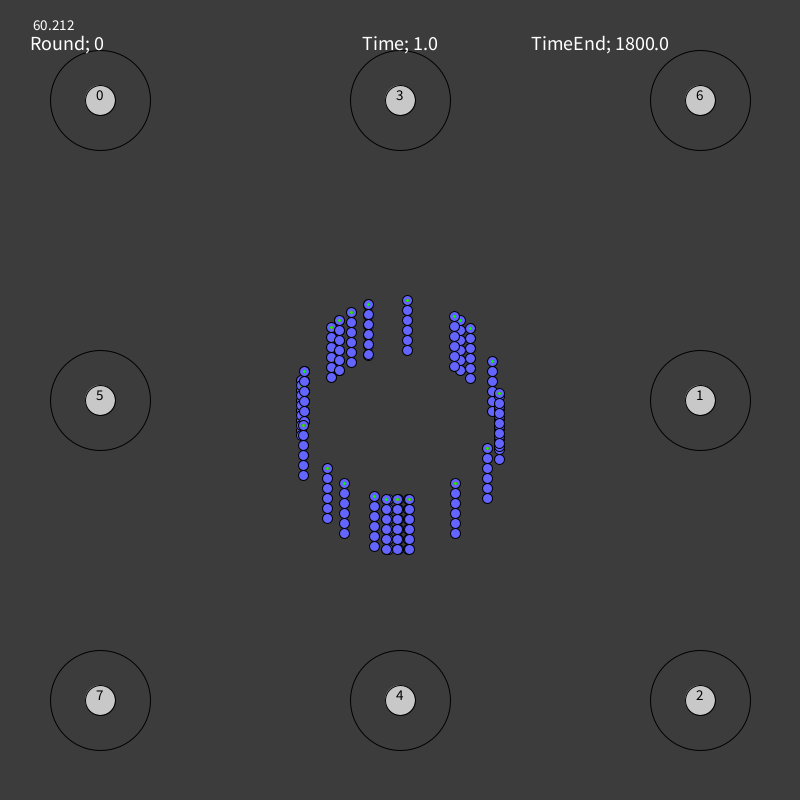
Frame 1 (no input)
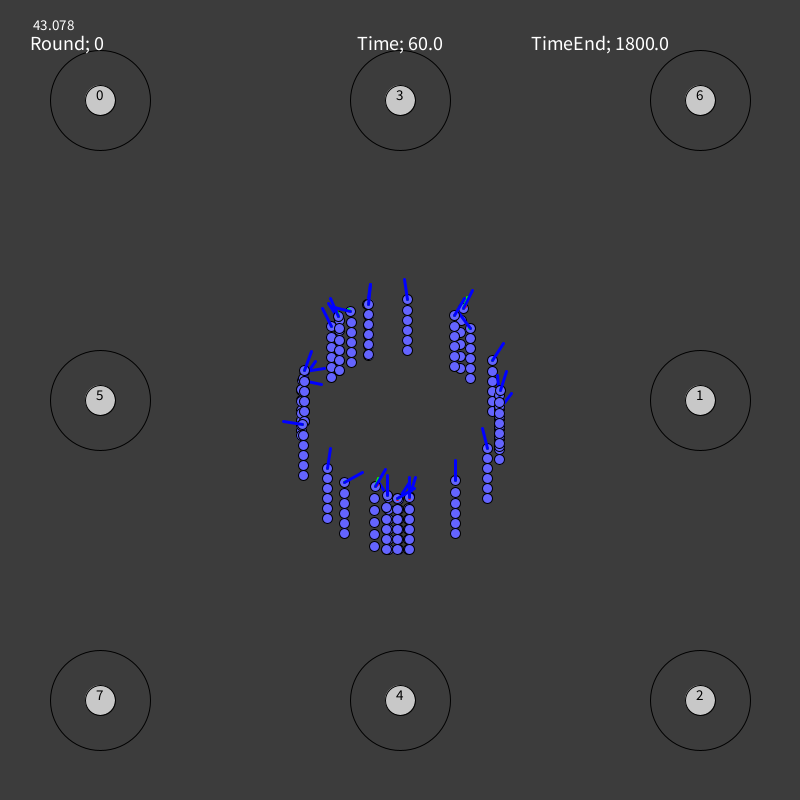
Frame 60 (the mouse pressed at the canvas centre just before this capture)
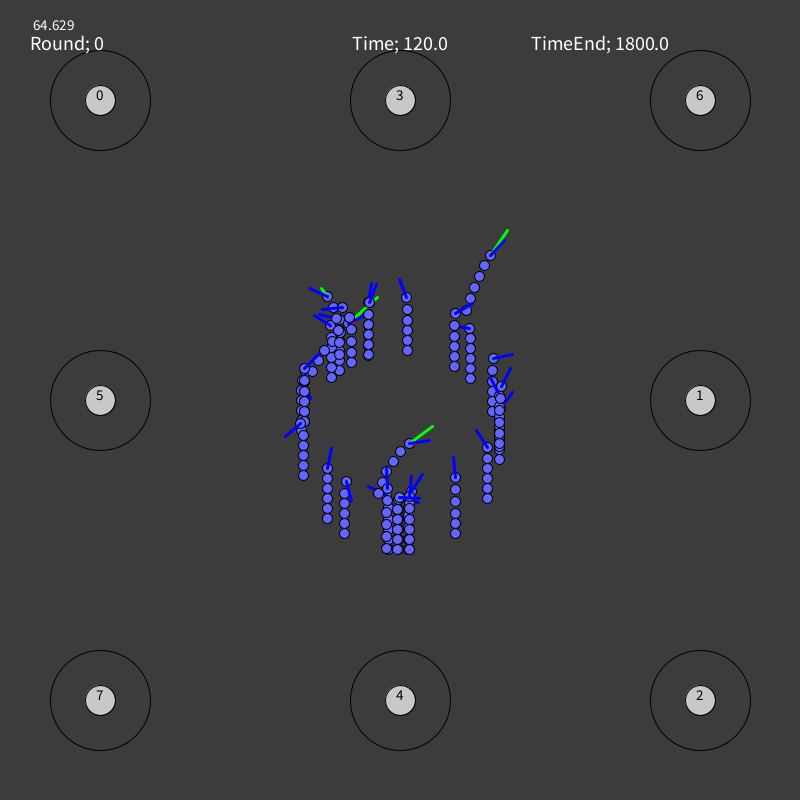
Frame 120 (the mouse held since frame 60 and released just before this capture)

The Processing sketch that drew these frames (run headless with seeded random() and noise(); from frame 60 on, the mouse is pressed at the canvas centre):

// Processing sketch: evoWormCombo
// ── evoWormCombo.pde
/*
.Change number of networks who multiply
.Change randomness added to networks (maytbe based off of score)
.Change threshold for networks doing cetain actions (probably fine at 0 tho -> just teach the network to make unnecessary actions -ve)
.Change number of networks present
*/

ArrayList<ArrayList<node>> standardNetwork = new ArrayList<ArrayList<node>>();
ArrayList<Integer> stdNetDim = new ArrayList<Integer>();
int nEntity = 30;

ArrayList<body> bodies = new ArrayList<body>();
int roundNum = 0;
map cMap;

float maxTime = 30.0*60.0;  //Number of frames each round runs for
float curTime = 0;         //Current time in the round

boolean showNet = false;
boolean reduceVis = false;

//Important Parameters
//pass

void setup(){
    size(800,800);//fullScreen();

    frameRate(600);

    setStandardNetwork();
    createNewMap(10, 100.0);
    createNewBody(standardNetwork, nEntity, 1.0, true);
}
void draw(){
    background(60,60,60);
    updateTime();
    updateMap();
    updateBodies();
    showNetworks(1.0);

    checkRoundEnd();

    bodies.get(0).cNetwork.bugFixVals();
    overlay();
    //println(standardNetwork.get(0).get(0).weights);
    //println("---");
}
void keyPressed(){
    if(key == '1'){
        showNet = !showNet;
    }
    if(key == '2'){
        reduceVis = !reduceVis;
    }
    if(key == 'a'){
        if(bodies.get(0).tLeft == false){
            bodies.get(0).tLeft = !bodies.get(0).tLeft;
        }
    }
    if(key == 'd'){
        if(bodies.get(0).tRight == false){
            bodies.get(0).tRight = !bodies.get(0).tRight;
        }
    }
    if(key == 'w'){
        if(bodies.get(0).throttle == false){
            bodies.get(0).throttle = !bodies.get(0).throttle;
        }
    }
    if(key == 's'){
        if(bodies.get(0).brake == false){
            bodies.get(0).brake = !bodies.get(0).brake;
        }
    }
    if(key == '1'){
        //bodies.get(0).reverse = !bodies.get(0).reverse; 
    }
}
void keyReleased(){
    if(key == 'a'){
        bodies.get(0).tLeft = !bodies.get(0).tLeft;
    }
    if(key == 'd'){
        bodies.get(0).tRight = !bodies.get(0).tRight;
    }
    if(key == 'w'){
        bodies.get(0).throttle = !bodies.get(0).throttle;
    }
    if(key == 's'){
        bodies.get(0).brake = !bodies.get(0).brake;
    }
}

void overlay(){
    pushStyle();
    textAlign(LEFT);
    textSize(15);
    fill(255);
    //FrameRate
    text(frameRate, 30,30);
    //Round number
    textSize(20);
    text("Round; "+roundNum, 30,50);
    textAlign(CENTER);
    //Current time
    text("Time; "+curTime, width/2.0,50);
    //Max time
    text("TimeEnd; "+maxTime, width/2.0 +width/4.0,50);
    popStyle();
}
void updateMap(){
    calcMap();
    drawMap();
}
void drawMap(){
    cMap.display();
}
void calcMap(){
    cMap.checkFlagCollision();
}
void updateBodies(){
    calcBodies();
    drawBodies();
}
void calcBodies(){
    for(int i=0; i<bodies.size(); i++){
        bodies.get(i).calcState();
        bodies.get(i).updateForce();
        bodies.get(i).updateAcc();
        bodies.get(i).updateVel();
        bodies.get(i).updatePos();
        bodies.get(i).updateControls();
    }
}
void drawBodies(){
    for(int i=0; i<bodies.size(); i++){
        bodies.get(i).display();
    }
}

class body{
    ArrayList<bodySegment> segments = new ArrayList<bodySegment>();

    network cNetwork;
    float score = 0;
    ArrayList<Float> inputs = new ArrayList<Float>();

    int cFlag   = 0;        //Current flag it is personally on
    float nTime = maxTime;  //Time course is finished in (defaulted to max time, changed if finish in less)
    boolean finished = false;

    boolean tLeft   = false;
    boolean tRight  = false;
    boolean throttle= false;
    boolean brake   = false;
    boolean reverse = false;

    PVector oPos;
    PVector vel     = new PVector(0,0);
    PVector acc     = new PVector(0,0);
    PVector force   = new PVector(0,0);
    PVector dir     = new PVector(0,-1);

    float wMaxAng   = PI/3.0;       //Max wheel angle
    float wCurAng   = 0.0;          //Current wheel angle
    float wTurnRate = PI/160.0;     //Rate at which wheels can turn

    float eMaxForce = 50;           //Max force engine can produce
    float eCurForce = 0.0;          //Current force engine is producing
    float eIncRate  = 1.0;          //Rate at which engine force increases

    float frCoeff       = 1.0;
    float brakeCoeff    = 10.0;

    float m;
    float l;
    float n;
    float r;
    float spd = 0;

    body(PVector originPos, float mass, float length, int segNumber){
        oPos = originPos;
        m = mass;
        l = length;
        n = segNumber;
        r = 1.2*(l/n);
        createSegments();
        updateOpos();
        setInputs();
    }

    void display(){
        if(reduceVis){
            segments.get(0).display();
        }
        else{
            displaySegments();
            displayParameters();
        }
    }
    void calcState(){
        tLeft   = false;
        tRight  = false;
        throttle= false;
        brake   = false;
        reverse = false;    //Disabled in current version, bugs out weirdly
        //##### NETWORK CONTROLS FROM HERE ######
        /*
        //LIST METHOD
        //-----------
        ArrayList<Integer> action = cNetwork.runNetwork(inputs);
        for(int i=0; i<action.size(); i++){
            if(action.get(i) == 0){
                tLeft = true;}
            if(action.get(i) == 1){
                tRight = true;}
            if(action.get(i) == 2){
                throttle = true;}
            if(action.get(i) == 3){
                brake = true;}
            //if(4){
            //    reverse = true;}
        }
        */
        //PROBABILITY METHOD
        //------------------
        int action = cNetwork.runNetwork(inputs);
        if(action == 0){
            tLeft = true;}
        if(action == 1){
            tRight = true;}
        if(action == 2){
            throttle = true;}
        if(action == 3){
            brake = true;}
        //if(4){
        //    reverse = true;}
        //println("Action -> ", action);
    }
    void displaySegments(){
        for(int i=0; i<segments.size(); i++){
            segments.get(i).display();
        }
    }
    void displayParameters(){
        pushStyle();
        strokeWeight(3);
        //Acceleration direction
        stroke(255,0,0);
        line(oPos.x, oPos.y, oPos.x+200.0*acc.x, oPos.y+200.0*acc.y);
        //Velocity direction
        stroke(0,255,0);
        line(oPos.x, oPos.y, oPos.x+20.0*vel.x, oPos.y+20.0*vel.y);
        //Wheel direction
        stroke(0,0,255);
        if(spd != 0){
        line(oPos.x, oPos.y, oPos.x +20.0*((vel.x)*cos(wCurAng)-(vel.y)*sin(wCurAng))/spd, oPos.y +20.0*((vel.x)*sin(wCurAng)+(vel.y)*cos(wCurAng))/spd);}
        popStyle();
    }
    void setInputs(){
        /*
        Input values for the network.
        If parsed by reference, then will only need to set this once for each creature

        ## HOPEFULLY ONLY NEED TO RUN ONCE, BUT MAY NEED TO RUN EACH TIME NETWORK IS CALCULATED ##
        */
        inputs.clear();
        inputs.add( cMap.flags.get(cFlag).pos.x ); //FlagPos
        inputs.add( cMap.flags.get(cFlag).pos.y );
        inputs.add( oPos.x );                                               //Pos
        inputs.add( oPos.y );
        inputs.add( vel.x );                                                //Vel
        inputs.add( vel.y );
        inputs.add( force.x );                                              //Force
        inputs.add( force.y );
        inputs.add( wCurAng );                                              //wTheta
        inputs.add( cMap.flags.get(cFlag).r );     //FlagR

    }
    void updateForce(){
        //Reset
        force.x = 0;
        force.y = 0;
        //Engine torque
        force.x += eCurForce* ((dir.x)*cos(wCurAng) - (dir.y)*sin(wCurAng));
        force.y += eCurForce* ((dir.x)*sin(wCurAng) + (dir.y)*cos(wCurAng));
        //Wheel friction
        force.x -= frCoeff*vel.x;
        force.y -= frCoeff*vel.y;
        //Brakes
        force.x -= brakeCoeff*vel.x;
        force.y -= brakeCoeff*vel.y;
    }
    void updateAcc(){
        acc.x = force.x / m;
        acc.y = force.y / m;
    }
    void updateVel(){
        vel.x += acc.x;
        vel.y += acc.y;

        spd = sqrt( pow(vel.x,2) + pow(vel.y,2) );
        if(spd != 0){
            dir = new PVector(vel.x/spd, vel.y/spd);
        }
    }
    void updatePos(){
        //Move main piece
        segments.get(0).pos.x += vel.x;
        segments.get(0).pos.y += vel.y;
        //Make others folllow
        for(int i=1; i<segments.size(); i++){
            PVector step = new PVector(segments.get(i-1).pos.x -segments.get(i).pos.x, segments.get(i-1).pos.y -segments.get(i).pos.y);
            float d = sqrt( pow(segments.get(i-1).pos.x -segments.get(i).pos.x,2) + pow(segments.get(i-1).pos.y -segments.get(i).pos.y,2) );
            if(d > r){
                segments.get(i).pos.x += step.x*(d-r) / d;
                segments.get(i).pos.y += step.y*(d-r) / d;
            }
        }
    }
    void updateOpos(){
        oPos = segments.get(0).pos;
    }
    void updateControls(){
        if(tLeft){
            wCurAng -= wTurnRate;
            if(wCurAng < -wMaxAng){
                wCurAng = -wMaxAng;
            }
        }
        if(tRight){
            wCurAng += wTurnRate;
            if(wCurAng > wMaxAng){
                wCurAng = wMaxAng;
            }
        }
        if(throttle){
            if(reverse){
                eCurForce -= eIncRate;
                if(eCurForce < -eMaxForce){
                    eCurForce = -eMaxForce;
                }
            }
            else{
                eCurForce += eIncRate;
                if(eCurForce > eMaxForce){
                    eCurForce = eMaxForce;
                }
            }
        }
        if(!throttle){
            if(eCurForce > 0){
                eCurForce -= eIncRate;
                if(eCurForce<0){
                    eCurForce = 0;
                }
            }
            if(eCurForce < 0){
                eCurForce += eIncRate;
                if(eCurForce>0){
                    eCurForce = 0;
                }
            }
        }
    }
    void createSegments(){
        for(int i=0; i<n; i++){
            bodySegment newSegment = new bodySegment( new PVector(oPos.x, oPos.y +i*(l/n)) );
            segments.add(newSegment);
        }
    }
}
class bodySegment{
    PVector pos;

    bodySegment(PVector initPos){
        pos = initPos;
    }

    void display(){
        pushStyle();
        fill(100,100,255);
        ellipse(pos.x, pos.y, 10,10);
        popStyle();
    }
}

class map{
    ArrayList<flag> flags = new ArrayList<flag>();

    float r = 100.0;

    map(int flagNumber, float border){
        generateMap(flagNumber, border);
    }

    void display(){
        displayFlags();
        displayCollisionRad();
    }
    void displayFlags(){
        pushStyle();
        for(int i=0; i<flags.size()-1; i++){
            flags.get(i).display();
        }
        popStyle();
    }
    void displayCollisionRad(){
        pushStyle();
        noFill();
        for(int i=0; i<flags.size()-1; i++){
            ellipse( flags.get(i).pos.x, flags.get(i).pos.y, r,r );
        }
        popStyle();
    }
    void checkFlagCollision(){
        for(int i=0; i<bodies.size(); i++){
            if(bodies.get(i).cFlag != flags.size()-1){
                float d = sqrt( pow(flags.get(bodies.get(i).cFlag).pos.x - bodies.get(i).segments.get(0).pos.x,2) + pow(flags.get(bodies.get(i).cFlag).pos.y - bodies.get(i).segments.get(0).pos.y,2) );
                if(d < r/2.0){
                    bodies.get(i).cFlag++;
                }
            }
        }
    }
    void generateMap(int n, float d){
        /*
        for(int i=0; i<n; i++){
            flag newFlag = new flag( new PVector(random(d,width-d), random(d,height-d)), i );
            flags.add(newFlag);
        }
        flag newFlag = new flag( new PVector(width/2.0, height/2.0), n );   //Place holder flag for end of game
        flags.add(newFlag);
        */
        generateSit1();
    }
    void generateSit1(){
        flag newFlag0 = new flag( new PVector(100, 100), 0 );
        flags.add(newFlag0);
        flag newFlag1 = new flag( new PVector(width -100, height/2.0), 1 );
        flags.add(newFlag1);
        flag newFlag2 = new flag( new PVector(width -100, height -100), 2 );
        flags.add(newFlag2);
        flag newFlag3 = new flag( new PVector(width/2.0, 100), 3 );
        flags.add(newFlag3);
        flag newFlag4 = new flag( new PVector(width/2.0, height -100), 4 );
        flags.add(newFlag4);
        flag newFlag5 = new flag( new PVector(100, height/2.0), 5 );
        flags.add(newFlag5);
        flag newFlag6 = new flag( new PVector(width -100, 100), 6 );
        flags.add(newFlag6);
        flag newFlag7 = new flag( new PVector(100, height -100), 7 );
        flags.add(newFlag7);
        //PlaceHolder
        flag newFlagP = new flag( new PVector(width/2.0, height/2.0), 8 );   //Place holder flag for end of game
        flags.add(newFlagP);
    }
}
class flag{
    PVector pos;

    float r = 30.0;
    float n;

    flag(PVector position, int flagNum){
        pos = position;
        n = flagNum;
    }

    void display(){
        pushStyle();
        fill(200,200,200);
        textAlign(CENTER);
        textSize(15);
        if(reduceVis){
            //pass
        }
        else{
            ellipse(pos.x, pos.y, r, r);
            fill(0,0,0);
            text(floor(n), pos.x, pos.y);
        }
        popStyle();
    }
}

/*
To adapt to an entity, lots of mentions of "networks" should be replaced with "bodies.cNetwork" if bodies stores
the list of entities and cNetwork is that entity's network. Also, when "networks.get(...)" are removed, a body
should be removed instead, and equally when a network is created, a body should be create and assigned that network
instead.
*/

void updateTime(){
    curTime++;
}
void createNewMap(int n, float border){
    map newMap = new map(n, border);
    cMap = newMap;
}
void checkRoundEnd(){
    /*
    Checks if a round should end
    */
    winnerCheck();
    if(curTime >= maxTime){
        //Mate entities
        buildNextGeneration(10,2);
        //Make new flags
        createNewMap(10, 100.0);
        //Reset time
        curTime = 0;
        roundNum++;
    }
}
void winnerCheck(){
    /*
    Checks for bodies who have finished
    */
    for(int i=0; i<bodies.size(); i++){
        if(!bodies.get(i).finished){
            if(bodies.get(i).cFlag == cMap.flags.size()-1){
                bodies.get(i).nTime += curTime - maxTime;    //## MAKE SURE DOES NOT PARSE BY REFERENCE -> WANT A COPY OF JUST THIS MOMENT ##
                bodies.get(i).finished = true;
            }
        }
    }
}
void calcScores(){
    /*
    Finds scores for all entities
    */
    float distWeighting = -1.0;      //How much of an impact each factor has on an entity's overall score
    float flagWeighting =  1000.0;     //sign to show if it improve or worsens score
    float timeWeighting = -100.0;    //
    for(int i=0; i<bodies.size(); i++){
        float distance = sqrt( pow(bodies.get(i).oPos.x - cMap.flags.get(bodies.get(i).cFlag).pos.x, 2) + pow(bodies.get(i).oPos.y - cMap.flags.get(bodies.get(i).cFlag).pos.y, 2) );
        float wFlag    = bodies.get(i).cFlag;
        float wTime    = bodies.get(i).nTime;
        bodies.get(i).score = distWeighting*(distance) + flagWeighting*(wFlag) + timeWeighting*(wTime);
    }
}
void setStandardNetwork(){
    /*
    Specifies the network dimensions for the creatures; Change manually for whatever you want
    */
    standardNetwork.clear();
    stdNetDim.clear();
    stdNetDim.add(10);stdNetDim.add(8);stdNetDim.add(8);stdNetDim.add(6);stdNetDim.add(6);stdNetDim.add(4);
    for(int i=0; i<stdNetDim.size(); i++){
        standardNetwork.add( new ArrayList<node>() );
        for(int j=0; j<stdNetDim.get(i); j++){
            node newNode = new node();
            newNode.bias = 0.0;
            if(i != stdNetDim.size()-1){
                for(int z=0; z<stdNetDim.get(i+1); z++){
                    newNode.weights.add(0.0);
                }
            }
            standardNetwork.get(i).add(newNode);
        }
    }
}
void createNewBody(ArrayList<ArrayList<node>> baseNet, int n, float quality, boolean fresh){
    //Quality is based off score, and various how much randomness is introduced into offspring networks
    float r = 100.0;
    for(int i=0; i<n; i++){
        float dTheta = random(0,2.0*PI);
        body newBody        = new body(new PVector(width/2.0 + r*cos(dTheta),height/2.0 + r*sin(dTheta)), pow(10,3), 60.0, 6);
        network newNetwork  = new network(baseNet, quality, fresh);
        newBody.cNetwork    = newNetwork;
        bodies.add(newBody);
    }
}
ArrayList<ArrayList<node>> mergeNetworks(ArrayList<network> mergers){
    /*
    Takes a set of networks and averages their values (weights and biases)
    */
    ArrayList<ArrayList<node>> newNetwork = new ArrayList<ArrayList<node>>();
    for(int i=0; i<stdNetDim.size(); i++){
        newNetwork.add( new ArrayList<node>() );
        for(int j=0; j<stdNetDim.get(i); j++){
            node newNode = new node();
            float avgBias = 0;
            for(int p=0; p<mergers.size(); p++){
                avgBias += mergers.get(p).layers.get(i).get(j).bias;
            }
            avgBias /= mergers.size();
            newNode.bias = avgBias;
            if(i != stdNetDim.size()-1){
                for(int z=0; z<stdNetDim.get(i+1); z++){
                    float avgWeight = 0;
                    for(int p=0; p<mergers.size(); p++){
                        avgWeight += mergers.get(p).layers.get(i).get(j).weights.get(z);
                    }
                    avgWeight /= mergers.size();
                    newNode.weights.add(avgWeight);
                }
            }
            newNetwork.get(i).add(newNode);
        }
    }
    return newNetwork;
}
void buildNextGeneration(int n, int m){
    /*
    Take the top n best performers, merge them in groups of m, and create k networks from each of
    these groups.
    You must make sure the groups create appropriate number of offspring

    EXAMPLE

    30 entities
    Take top 10 winners             (n)
    Pair in 5 groups of 2           (n/m and m)
    each group makes 6 offspring    (k)

    */

    ArrayList<body> winners = new ArrayList<body>();
    winners.clear();    //##Probably not needed just a precaution for loops
    int k = nEntity*m / n;
    //Calc scores
    calcScores();
    //Sort by scores
    for(int i=0; i<n; i++){
        int wInd = 0;
        for(int j=0; j<bodies.size(); j++){
            if(bodies.get(j).score > bodies.get(wInd).score){
                wInd = j;
            }
        }
        winners.add( bodies.get(wInd) );
        bodies.remove(wInd);
    }
    println("Top score; ", winners.get(0).score);
    //Remove old
    bodies.clear();
    //Create new ones
    for(int i=0; i<n/m; i++){
        ArrayList<network> mergeSet = new ArrayList<network>();
        mergeSet.add(winners.get(i).cNetwork);mergeSet.add(winners.get(i+1).cNetwork);mergeSet.add(winners.get(i+2).cNetwork);
        createNewBody(mergeNetworks(mergeSet), k, 0.2*(i+1), false);
        mergeSet.clear();
    }
}
void showNetworks(float sf){
    if(showNet){
        for(int i=0; i<bodies.size(); i++){
            float dOrig = sf*100.0;
            PVector orig = new PVector(10+((dOrig*i)%width), dOrig*ceil((dOrig*(i+1)) / width));
            bodies.get(i).cNetwork.display(orig, sf);
        }
    }
}
class network{
    ArrayList<ArrayList<node>> layers = new ArrayList<ArrayList<node>>();
    ArrayList<ArrayList<node>> bNetwork;

    float rFactor;  //Determines how extreme the random change to the weights is

    network(ArrayList<ArrayList<node>> basisNetwork, float randomFactor, boolean fresh){
        bNetwork = basisNetwork;
        rFactor  = randomFactor;
        if(fresh){
            createNetworkFresh();
        }
        else{
            createNetwork();
        }
    }

    void display(PVector origin, float sFac){
        /*
        .---.--.
        |   |  |
        #   |  |
        |   |  |
        .---.--.
        Starts origin at the middle on the left, and will display the network according to a rough size scale factor (sFac), such that relatively it looks
        good, but at a given size scale factor. Actual size depends on the network size.
        */
        int mWidth  = layers.size();
        int mHeight = layers.get(0).size();
        for(int i=1; i<mWidth; i++){
            if(layers.get(i).size() > mHeight){
                mHeight = layers.get(i).size();
            }
        }
        float sNode  = 10.0*sFac;
        float sLayer = 20.0*sFac;
        float wNode  = 4.0 *sFac;
        pushStyle();
        for(int i=0; i<layers.size(); i++){                                     //Layers
            for(int j=0; j<layers.get(i).size(); j++){                          //Nodes
                for(int z=0; z<layers.get(i).get(j).weights.size(); z++){       //Weights
                    layers.get(i).get(j).displayConnection( findNodePos(origin, i, j, sLayer, sNode), findNodePos(origin, i+1, z, sLayer, sNode), z );
                }
                layers.get(i).get(j).displayNode( findNodePos(origin, i, j, sLayer, sNode), wNode );
            }
        }
        popStyle();
    }
    void bugFixVals(){
        //Find avg weight
        float avgWeight = 0;
        float n = 0;
        for(int i=0; i<layers.size(); i++){
            for(int j=0; j<layers.get(i).size(); j++){
                for(int z=0; z<layers.get(i).get(j).weights.size(); z++){
                    avgWeight += layers.get(i).get(j).weights.get(z);
                    n++;
                }
            }
        }
    }
    PVector findNodePos(PVector origin, int nX, int nY, float sLayer, float sNode){
        //nX = layer it is in
        //nY = number in layer
        float n = layers.get(nX).size();  //Nodes in this layer
        float d = 0.5*(n-1) *sNode;
        return new PVector(origin.x +nX*sLayer, origin.y +(d - nY*sNode));
    }
    void createNetworkFresh(){
        layers.clear();
        for(int i=0; i<bNetwork.size(); i++){
            layers.add( new ArrayList<node>() );
            for(int j=0; j<bNetwork.get(i).size(); j++){
                node newNode = new node();
                newNode.bias = random(-5.0,5.0);
                for(int z=0; z<bNetwork.get(i).get(j).weights.size(); z++){
                    newNode.weights.add( random(-1.0,1.0) );
                }
                layers.get(i).add(newNode);
            }
        }
    }
    void createNetwork(){
        layers.clear();
        for(int i=0; i<bNetwork.size(); i++){
            layers.add( new ArrayList<node>() );
            for(int j=0; j<bNetwork.get(i).size(); j++){
                node newNode = new node();
                newNode.bias = (bNetwork.get(i).get(j).bias) + (random(-1.0*rFactor,1.0*rFactor));
                for(int z=0; z<bNetwork.get(i).get(j).weights.size(); z++){
                    newNode.weights.add( bNetwork.get(i).get(j).weights.get(z) + random(-1.0*rFactor,1.0*rFactor) );
                }
                layers.get(i).add(newNode);
            }
        }
    }
    //## Switch these parameters out for whatever the creature takes as inputs ##
    Integer runNetwork(ArrayList<Float> inputs){
        /*
        Runs one cycle of the network to find an output for this given situation.
        The network is as follows;

        EXAMPLE;

        Inputs      Working/Hidden  Output
        ------      --------------  ------
        flagX           ...         Turn Left      Probabilities -> Highest here taking the role as the action taken
        flagY           ...         Turn Right
        posX            ...         Throttle
        posY            ...         Brake
        velX            ...
        velY            ...
        forceX          ...
        forceY          ...
        wheelTheta      ...
        flagR           ...

        Returned integer indicates action to be take, e.g
        0 = Turn Left
        1 = Turn Right
        2 = Throttle
        3 = Brake
        */

        //Set intial weights based on system
        for(int i=0; i<layers.get(0).size(); i++){
            layers.get(0).get(i).runningVal = inputs.get(i);
        }
        /*
        //ACTION LIST METHOD
        //-------------------
        //Aims to make wanted actions positive and unwanted actions negative

        //Finds the weights of the final output nodes
        for(int i=1; i<layers.size(); i++){  //For each layer
            for(int j=0; j<layers.get(i).size(); j++){  //For each node in layer
                float cTotal = 0;
                for(int z=0; z<layers.get(i-1).size(); z++){  //Find its running value total
                    cTotal += (layers.get(i-1).get(z).runningVal) * (layers.get(i-1).get(z).weights.get(j));
                }
                layers.get(i).get(j).runningVal = cTotal;   //**Try to stop cTotal being passed by reference DOUBLE CHECK THIS**
            }
        }
        //Finds highest probability output node
        ArrayList<Integer> action = new ArrayList<Integer>(); //Assume 0 is correct initially
        float totalWeights = 0;
        for(int i=0; i<layers.get(layers.size()-1).size(); i++){
            totalWeights += layers.get(layers.size()-1).get(i).runningVal;
        }
        float threshold = 0.0;
        //println(totalWeights);
        for(int i=0; i<layers.get(layers.size()-1).size(); i++){
            //println("i -> ", layers.get(layers.size()-1).get(i).runningVal / totalWeights );
            if(layers.get(layers.size()-1).get(i).runningVal / totalWeights >= threshold){
                action.add(i);
            }
        }
        */
        //PROBABILITY METHOD
        //------------------
        //Aims to make output node value closer to 0 for less likely situations

        //Finds the weights of the final output nodes
        for(int i=1; i<layers.size(); i++){  //For each layer
            for(int j=0; j<layers.get(i).size(); j++){  //For each node in layer
                float cTotal = 0;
                for(int z=0; z<layers.get(i-1).size(); z++){  //Find its running value total
                    cTotal += (layers.get(i-1).get(z).runningVal) * (layers.get(i-1).get(z).weights.get(j));
                }
                layers.get(i).get(j).runningVal = cTotal;   //**Try to stop cTotal being passed by reference DOUBLE CHECK THIS**
            }
        }
        //Finds highest probability output node
        int action = 0;
        float totalWeights = 0;
        for(int i=0; i<layers.get(layers.size()-1).size(); i++){
            totalWeights += abs(layers.get(layers.size()-1).get(i).runningVal);
        }
        //println(totalWeights);
        float rNum = random(0.0,1.0);
        ArrayList<Float> rSeq = new ArrayList<Float>(); //Probability
        ArrayList<Integer> aSeq = new ArrayList<Integer>(); //Associated action for probaility
        //## CAN SHRINK TO JUST ONE LIST BY HAVING IT STORE AND SORT INDICES ##
        //Put all probabilites here
        for(int i=0; i<layers.get(layers.size()-1).size(); i++){
            rSeq.add( abs(layers.get(layers.size()-1).get(i).runningVal) / totalWeights );
            aSeq.add(i);
        }
        //Bubblesort
        for(int i=0; i<rSeq.size(); i++){
            boolean sorted = true;
            for(int j=0; j<rSeq.size()-1; j++){
                if(rSeq.get(j) < rSeq.get(j+1)){
                    sorted = false;
                    float rVal = rSeq.get(j+1);rSeq.remove(j+1);
                    rSeq.add(j, rVal);
                    int aVal = aSeq.get(j+1);aSeq.remove(j+1);
                    aSeq.add(j, aVal);
                }
            }
            if(sorted){
                break;
            }
        }
        //Determine outcome
        for(int i=0; i<rSeq.size(); i++){
            rNum -= rSeq.get(i);
            if(rNum <= 0){
                action = aSeq.get(i);
                break;
            }
        }

        return action;
    }
}
class node{
    ArrayList<Float> weights = new ArrayList<Float>();
    
    float bias       = 0;
    float runningVal = 0;

    node(){
        //Weights randomised during creation by the network
    }

    void displayNode(PVector pos, float r){
        pushStyle();
        fill(255*( abs(bias/2.0) +0.3));
        ellipse(pos.x, pos.y, r, r);
        popStyle();
    }
    void displayConnection(PVector pos1, PVector pos2, int weightNum){
        pushStyle();
        float m = abs(weights.get(weightNum) / 2.0) + 0.2;
        if(weights.get(weightNum) < 0){
            stroke(255,0,0, 255*m);}
        else{
            stroke(0,255,0, 255*m);}
        //stroke(255*cos(2.0*PI*m),255*sin(2.0*PI*m),0);
        strokeWeight(1);
        line(pos1.x, pos1.y, pos2.x, pos2.y);
        popStyle();
    }
}
